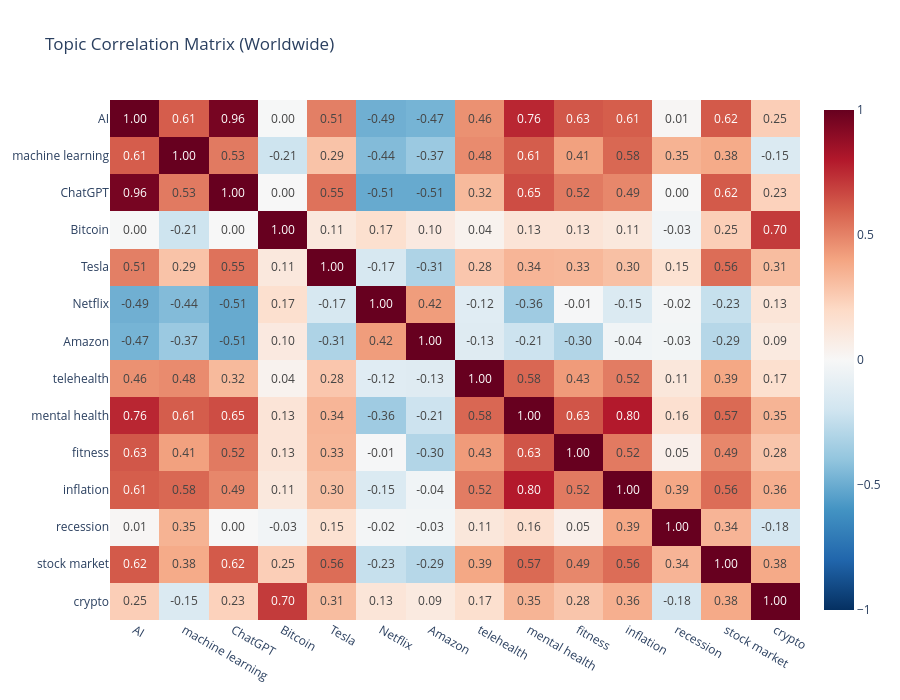

Notebook code cell kept with this figure:
### Markdown cell above
## 1.3 Correlation Matrix — Which topics move together?

### Code cell
corr = df_ww.corr()
fig = px.imshow(corr, text_auto='.2f', aspect='auto', color_continuous_scale='RdBu_r',
                title='Topic Correlation Matrix (Worldwide)', zmin=-1, zmax=1)
fig.update_layout(height=700)
fig.show()

### Figure 1 — Plotly figure (JSON) as saved in the notebook; plotly's stock layout.template omitted (floating-point values rounded to 4 significant figures; data arrays with more than 128 entries replaced by an {"elided": "..."} marker saying what was removed)
{"data": [{"coloraxis": "coloraxis", "hovertemplate": "x: %{x}<br>y: %{y}<br>color: %{z}<extra></extra>", "name": "0", "texttemplate": "%{z:.2f}", "type": "heatmap", "x": ["AI", "machine learning", "ChatGPT", "Bitcoin", "Tesla", "Netflix", "Amazon", "telehealth", "mental health", "fitness", "inflation", "recession", "stock market", "crypto"], "xaxis": "x", "y": ["AI", "machine learning", "ChatGPT", "Bitcoin", "Tesla", "Netflix", "Amazon", "telehealth", "mental health", "fitness", "inflation", "recession", "stock market", "crypto"], "yaxis": "y", "z": {"elided": "14x14 float values"}}], "layout": {"coloraxis": {"cmax": 1, "cmin": -1, "colorscale": [[0.0, "rgb(5,48,97)"], [0.1, "rgb(33,102,172)"], [0.2, "rgb(67,147,195)"], [0.3, "rgb(146,197,222)"], [0.4, "rgb(209,229,240)"], [0.5, "rgb(247,247,247)"], [0.6, "rgb(253,219,199)"], [0.7, "rgb(244,165,130)"], [0.8, "rgb(214,96,77)"], [0.9, "rgb(178,24,43)"], [1.0, "rgb(103,0,31)"]]}, "height": 700, "title": {"text": "Topic Correlation Matrix (Worldwide)"}, "xaxis": {"anchor": "y", "domain": [0.0, 1.0]}, "yaxis": {"anchor": "x", "autorange": "reversed", "domain": [0.0, 1.0]}}}
